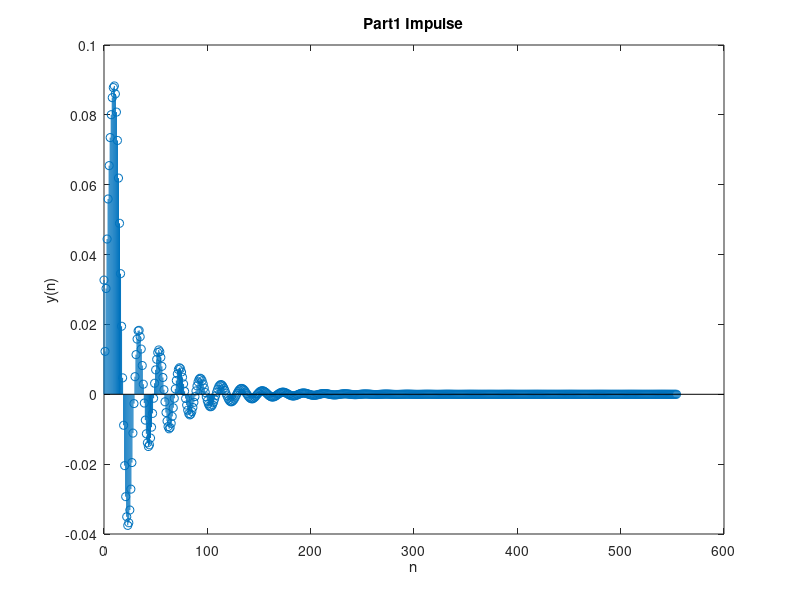

Write MATLAB code to recreate this figure. (Note: this script raises an error after producing the figure.)
close all; clc; clear; format compact; format short;

A = [1 -3.6019 4.977 -3.1184 0.747];
B = [0.0327 -0.1055 0.1488 -0.1055 0.0327];
%% Part 1
% n = 0:19;
[h,n] = impz(B,A);
stem(n,h)
hold on;
title('Part1 Impulse');
xlabel('n');
ylabel('y(n)');
[s,n] = stepz(B,A);
figure;
stem(n,s)
title('Part1 Step');
xlabel('n');
ylabel('y(n)');
% The DC gain of this system is 0.86
%% Part 2

figure;
C = [1 -2.3804 2.5694 -1.3315 0.3367];
D = [0.457 -1.6958 2.4838 -1.6958 0.457];
[h,n] = impz(D,C);
stem(n,h)
hold on;
title('Part2 Impulse');
xlabel('n');
ylabel('y(n)');
[s,n] = stepz(D,C);
figure;
stem(n,s)
title('Part2 Step');
xlabel('n');
ylabel('y(n)');
% The DC gain of this system is 0.032
%% Part 3

[k,Fs] = audioread('Kalimba.mp3');
soundsc(k,Fs)
pause(8);
clear sound;
%% Part 4

prompt = 'Please enter a (0) for original sound, (1) for system1, or (2) for system2: ';
u = input(prompt);
if (u==0)
    soundsc(k,Fs)
    pause(8);
    clear sound;
end

y = filter (B,A,k);  %filter output

if (u==1)
    soundsc(y,Fs)
    pause(8);
    clear sound;
end

y = filter (D,C,k);  %filter output

if (u==2)
    soundsc(y,Fs)
    pause(8);
    clear sound;
end

%   The first system makes the music very low pitched, so it must be a Low-
%   Pass Filter. The second system seems to be a High-Pass Filter because
%   it does not have any low pitched tones.